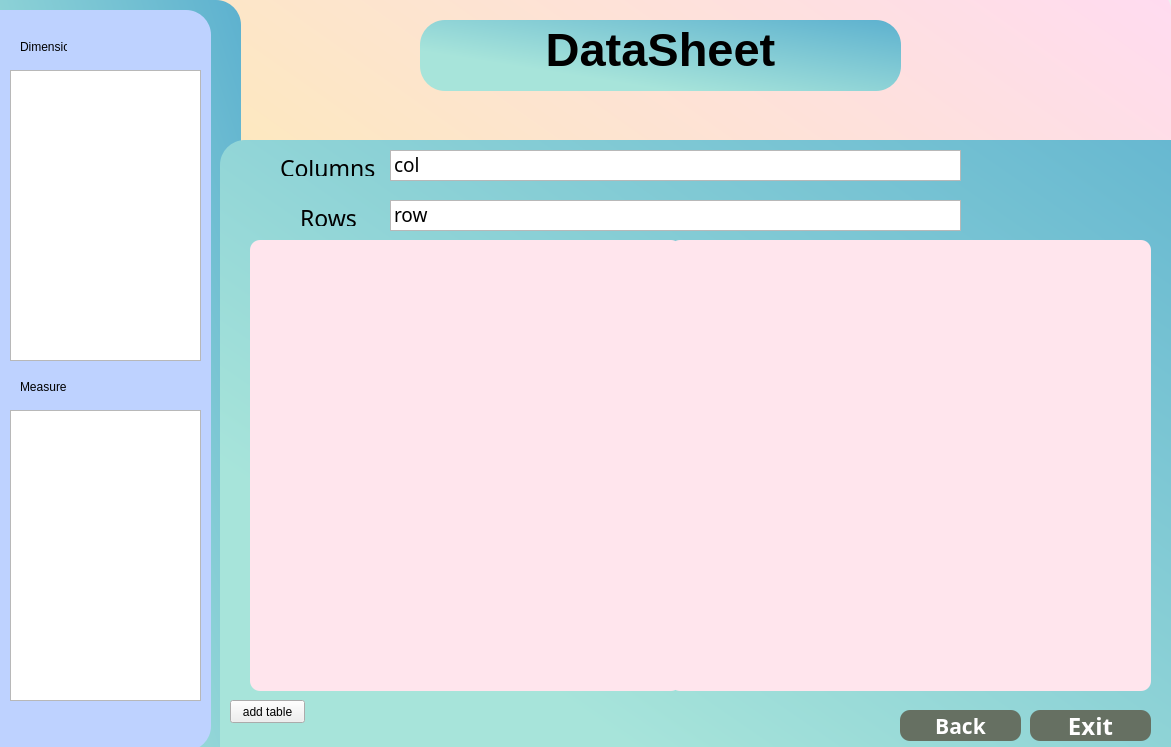
<?xml version="1.0" encoding="UTF-8"?>
<ui version="4.0">
 <class>Form</class>
 <widget class="QWidget" name="Form">
  <property name="geometry">
   <rect>
    <x>0</x>
    <y>0</y>
    <width>1171</width>
    <height>747</height>
   </rect>
  </property>
  <property name="minimumSize">
   <size>
    <width>1171</width>
    <height>747</height>
   </size>
  </property>
  <property name="windowTitle">
   <string>Form</string>
  </property>
  <widget class="QLabel" name="bg_2">
   <property name="geometry">
    <rect>
     <x>40</x>
     <y>-10</y>
     <width>1131</width>
     <height>801</height>
    </rect>
   </property>
   <property name="minimumSize">
    <size>
     <width>861</width>
     <height>721</height>
    </size>
   </property>
   <property name="font">
    <font>
     <weight>75</weight>
     <bold>true</bold>
    </font>
   </property>
   <property name="styleSheet">
    <string notr="true">background :qlineargradient(spread:reflect, x1:1, y1:0, x2:0, y2:1, stop:0 rgba(255, 219, 241, 255), stop:1 rgba(250, 245, 144, 255));border-radius : 20;</string>
   </property>
   <property name="text">
    <string/>
   </property>
  </widget>
  <widget class="QLabel" name="bg">
   <property name="geometry">
    <rect>
     <x>220</x>
     <y>140</y>
     <width>1171</width>
     <height>747</height>
    </rect>
   </property>
   <property name="minimumSize">
    <size>
     <width>1171</width>
     <height>747</height>
    </size>
   </property>
   <property name="styleSheet">
    <string notr="true">background :qlineargradient(spread:pad, x1:0.244, y1:0.699, x2:1, y2:0, stop:0 rgba(167, 228, 218, 255), stop:1 rgba(93, 177, 207, 255)) ;border-radius : 25;</string>
   </property>
   <property name="text">
    <string/>
   </property>
  </widget>
  <widget class="QLabel" name="label_login">
   <property name="geometry">
    <rect>
     <x>460</x>
     <y>20</y>
     <width>401</width>
     <height>61</height>
    </rect>
   </property>
   <property name="font">
    <font>
     <pointsize>17</pointsize>
    </font>
   </property>
   <property name="whatsThis">
    <string>&lt;html&gt;&lt;head/&gt;&lt;body&gt;&lt;p&gt;&lt;span style=&quot; font-size:10pt;&quot;&gt;LOGIN&lt;/span&gt;&lt;/p&gt;&lt;p&gt;&lt;br/&gt;&lt;/p&gt;&lt;/body&gt;&lt;/html&gt;</string>
   </property>
   <property name="text">
    <string>&lt;html&gt;&lt;head/&gt;&lt;body&gt;&lt;p align=&quot;center&quot;&gt;&lt;span style=&quot; font-family:'OCR A Extended'; font-size:35pt; font-weight:600;&quot;&gt;DataSheet&lt;/span&gt;&lt;/p&gt;&lt;/body&gt;&lt;/html&gt;</string>
   </property>
  </widget>
  <widget class="QPushButton" name="Ex_bt">
   <property name="geometry">
    <rect>
     <x>1030</x>
     <y>710</y>
     <width>121</width>
     <height>31</height>
    </rect>
   </property>
   <property name="font">
    <font>
     <family>OCR A Extended</family>
     <pointsize>18</pointsize>
     <weight>75</weight>
     <bold>true</bold>
    </font>
   </property>
   <property name="styleSheet">
    <string notr="true">QPushButton{
background-color:rgb(102, 112, 98);
border-radius : 10px;
color:white}</string>
   </property>
   <property name="text">
    <string>Exit</string>
   </property>
  </widget>
  <widget class="QLabel" name="bg_3">
   <property name="geometry">
    <rect>
     <x>-30</x>
     <y>0</y>
     <width>271</width>
     <height>771</height>
    </rect>
   </property>
   <property name="styleSheet">
    <string notr="true">background :qlineargradient(spread:pad, x1:0.244, y1:0.699, x2:1, y2:0, stop:0 rgba(167, 228, 218, 255), stop:1 rgba(93, 177, 207, 255)) ;border-radius : 25;</string>
   </property>
   <property name="text">
    <string/>
   </property>
  </widget>
  <widget class="QLabel" name="bg_4">
   <property name="geometry">
    <rect>
     <x>-260</x>
     <y>10</y>
     <width>471</width>
     <height>741</height>
    </rect>
   </property>
   <property name="styleSheet">
    <string notr="true">background : rgb(190, 210, 255); border-radius : 25;</string>
   </property>
   <property name="text">
    <string/>
   </property>
  </widget>
  <widget class="listdi" name="list_dimension">
   <property name="geometry">
    <rect>
     <x>10</x>
     <y>70</y>
     <width>191</width>
     <height>291</height>
    </rect>
   </property>
   <property name="font">
    <font>
     <family>OCR A Extended</family>
     <pointsize>15</pointsize>
    </font>
   </property>
  </widget>
  <widget class="listmea" name="list_measures">
   <property name="geometry">
    <rect>
     <x>10</x>
     <y>410</y>
     <width>191</width>
     <height>291</height>
    </rect>
   </property>
   <property name="font">
    <font>
     <family>OCR A Extended</family>
     <pointsize>15</pointsize>
    </font>
   </property>
  </widget>
  <widget class="listcol" name="list_col">
   <property name="geometry">
    <rect>
     <x>390</x>
     <y>150</y>
     <width>571</width>
     <height>31</height>
    </rect>
   </property>
   <property name="font">
    <font>
     <family>OCR A Extended</family>
     <pointsize>14</pointsize>
    </font>
   </property>
   <item>
    <property name="text">
     <string>col</string>
    </property>
   </item>
  </widget>
  <widget class="listrow" name="list_row">
   <property name="geometry">
    <rect>
     <x>390</x>
     <y>200</y>
     <width>571</width>
     <height>31</height>
    </rect>
   </property>
   <property name="font">
    <font>
     <family>OCR A Extended</family>
     <pointsize>14</pointsize>
    </font>
   </property>
   <item>
    <property name="text">
     <string>row</string>
    </property>
   </item>
  </widget>
  <widget class="QLabel" name="label">
   <property name="geometry">
    <rect>
     <x>20</x>
     <y>40</y>
     <width>47</width>
     <height>13</height>
    </rect>
   </property>
   <property name="text">
    <string>Dimensions</string>
   </property>
  </widget>
  <widget class="QLabel" name="label_2">
   <property name="geometry">
    <rect>
     <x>20</x>
     <y>380</y>
     <width>47</width>
     <height>13</height>
    </rect>
   </property>
   <property name="text">
    <string>Measures</string>
   </property>
  </widget>
  <widget class="QLabel" name="label_3">
   <property name="geometry">
    <rect>
     <x>280</x>
     <y>160</y>
     <width>101</width>
     <height>16</height>
    </rect>
   </property>
   <property name="font">
    <font>
     <family>Tw Cen MT Condensed Extra Bold</family>
     <pointsize>17</pointsize>
    </font>
   </property>
   <property name="text">
    <string>Columns</string>
   </property>
  </widget>
  <widget class="QLabel" name="label_4">
   <property name="geometry">
    <rect>
     <x>300</x>
     <y>210</y>
     <width>71</width>
     <height>16</height>
    </rect>
   </property>
   <property name="font">
    <font>
     <family>Tw Cen MT Condensed Extra Bold</family>
     <pointsize>17</pointsize>
    </font>
   </property>
   <property name="text">
    <string>Rows</string>
   </property>
  </widget>
  <widget class="QLabel" name="bg_5">
   <property name="geometry">
    <rect>
     <x>420</x>
     <y>20</y>
     <width>481</width>
     <height>71</height>
    </rect>
   </property>
   <property name="styleSheet">
    <string notr="true">background :qlineargradient(spread:pad, x1:0.244, y1:0.699, x2:1, y2:0, stop:0 rgba(167, 228, 218, 255), stop:1 rgba(93, 177, 207, 255)) ;border-radius : 25;</string>
   </property>
   <property name="text">
    <string/>
   </property>
  </widget>
  <widget class="QPushButton" name="addtable_bt">
   <property name="geometry">
    <rect>
     <x>230</x>
     <y>700</y>
     <width>75</width>
     <height>23</height>
    </rect>
   </property>
   <property name="text">
    <string>add table</string>
   </property>
  </widget>
  <widget class="QTableView" name="tableView">
   <property name="enabled">
    <bool>true</bool>
   </property>
   <property name="geometry">
    <rect>
     <x>250</x>
     <y>240</y>
     <width>431</width>
     <height>451</height>
    </rect>
   </property>
   <property name="styleSheet">
    <string notr="true">background :rgb(255, 229, 237) ;border-radius : 10;
</string>
   </property>
  </widget>
  <widget class="QFrame" name="chart">
   <property name="geometry">
    <rect>
     <x>670</x>
     <y>240</y>
     <width>481</width>
     <height>451</height>
    </rect>
   </property>
   <property name="styleSheet">
    <string notr="true">background :rgb(255, 229, 237) ;border-radius : 10;
</string>
   </property>
   <property name="frameShape">
    <enum>QFrame::StyledPanel</enum>
   </property>
   <property name="frameShadow">
    <enum>QFrame::Raised</enum>
   </property>
  </widget>
  <widget class="QPushButton" name="back_bt">
   <property name="geometry">
    <rect>
     <x>900</x>
     <y>710</y>
     <width>121</width>
     <height>31</height>
    </rect>
   </property>
   <property name="font">
    <font>
     <family>OCR A Extended</family>
     <pointsize>16</pointsize>
     <weight>75</weight>
     <bold>true</bold>
    </font>
   </property>
   <property name="styleSheet">
    <string notr="true">QPushButton{
background-color:rgb(102, 112, 98);
border-radius : 10px;
color:white}</string>
   </property>
   <property name="text">
    <string>Back</string>
   </property>
  </widget>
  <zorder>bg_2</zorder>
  <zorder>bg_5</zorder>
  <zorder>bg_3</zorder>
  <zorder>bg_4</zorder>
  <zorder>bg</zorder>
  <zorder>label_login</zorder>
  <zorder>Ex_bt</zorder>
  <zorder>list_dimension</zorder>
  <zorder>list_measures</zorder>
  <zorder>list_col</zorder>
  <zorder>list_row</zorder>
  <zorder>label</zorder>
  <zorder>label_2</zorder>
  <zorder>label_3</zorder>
  <zorder>label_4</zorder>
  <zorder>addtable_bt</zorder>
  <zorder>tableView</zorder>
  <zorder>chart</zorder>
  <zorder>back_bt</zorder>
 </widget>
 <customwidgets>
  <customwidget>
   <class>listrow</class>
   <extends>QListWidget</extends>
   <header>test10.h</header>
  </customwidget>
  <customwidget>
   <class>listcol</class>
   <extends>QListWidget</extends>
   <header>test10.h</header>
  </customwidget>
  <customwidget>
   <class>listdi</class>
   <extends>QListWidget</extends>
   <header>test10.h</header>
  </customwidget>
  <customwidget>
   <class>listmea</class>
   <extends>QListWidget</extends>
   <header>test10.h</header>
  </customwidget>
 </customwidgets>
 <resources/>
 <connections/>
</ui>
